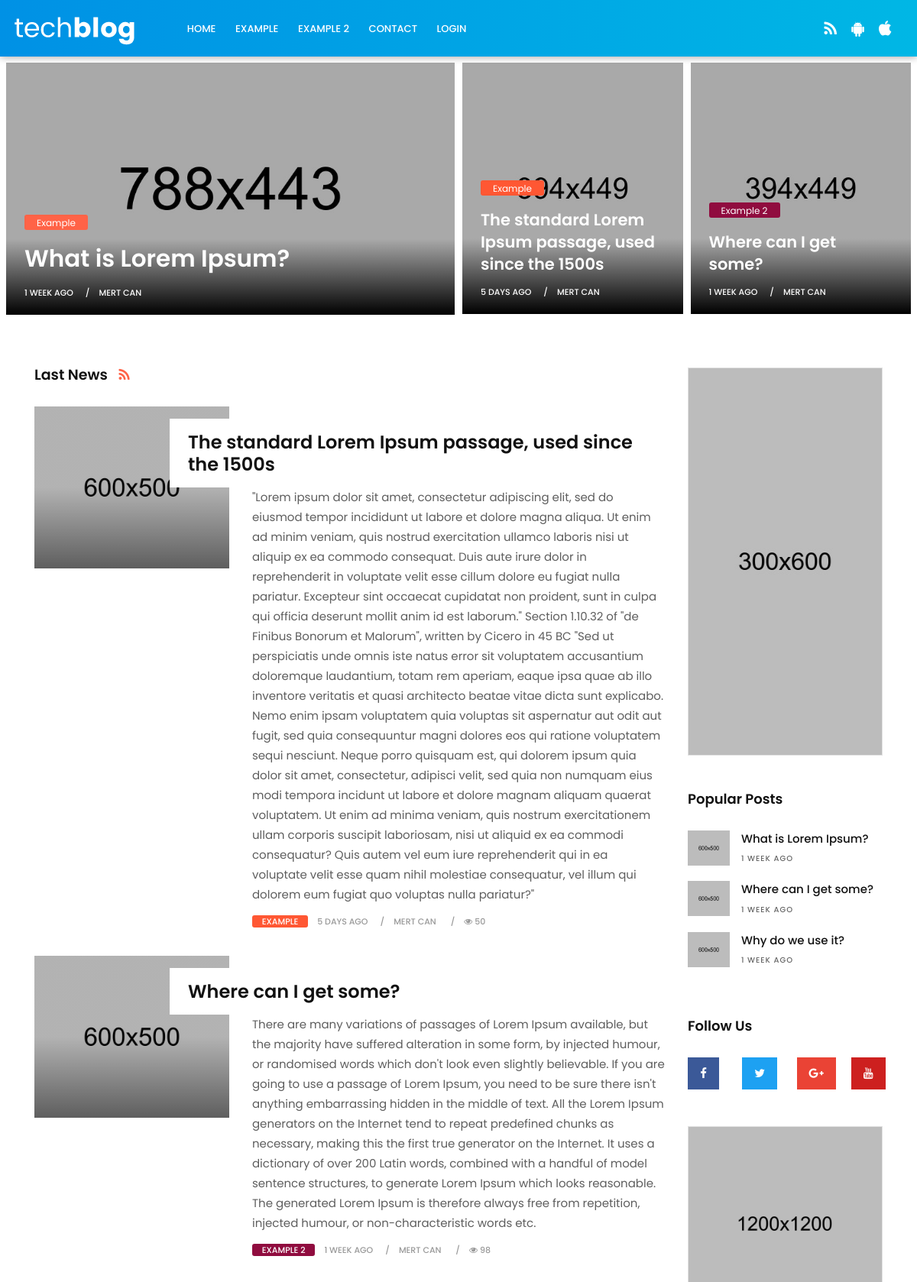
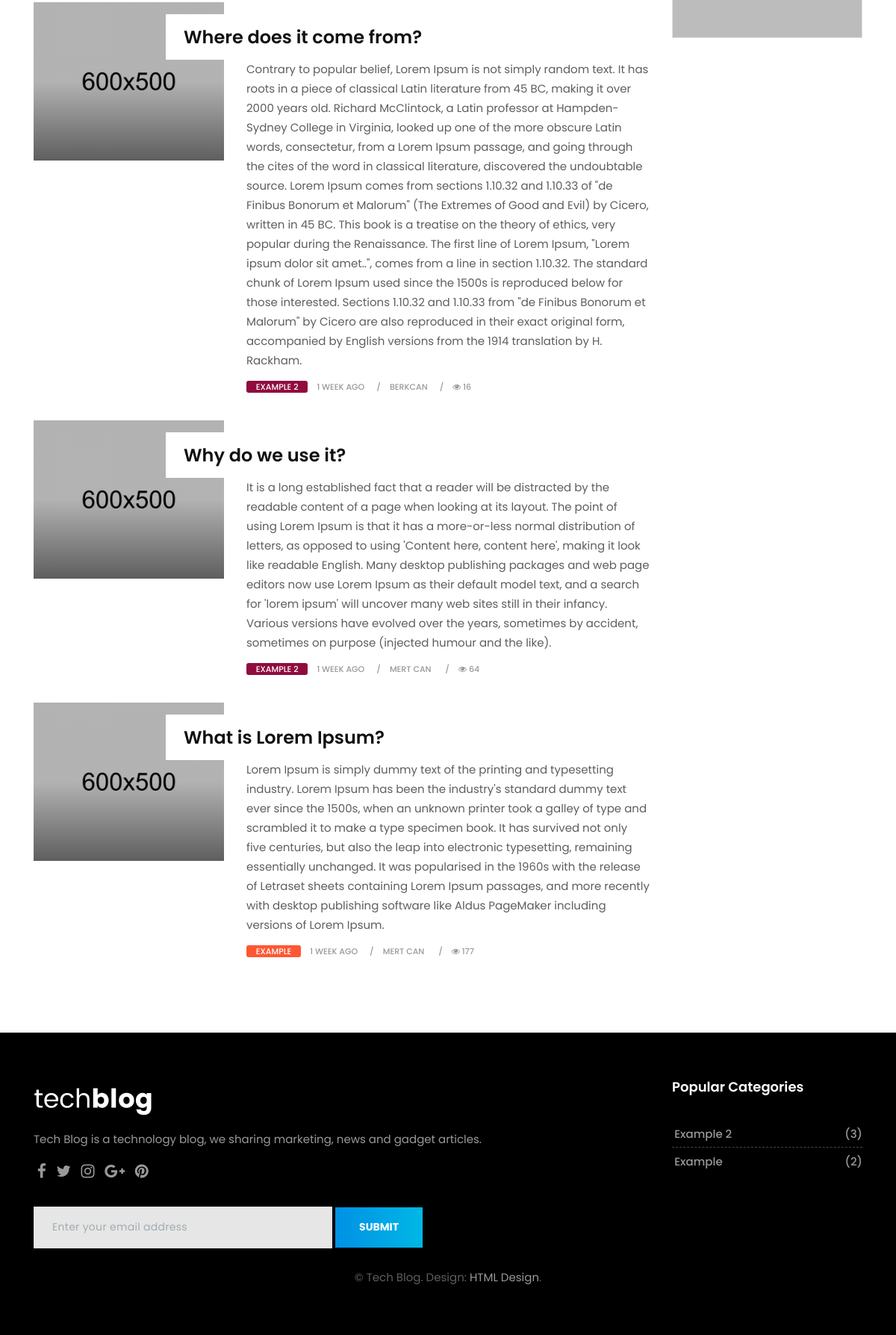
The page / on the database its author committed (2 pictures, top to bottom).
### tables this page shows
CREATE TABLE IF NOT EXISTS `category` (
  `CategoryId` int(11) NOT NULL AUTO_INCREMENT,
  `CategoryName` varchar(128) NOT NULL,
  `CategoryColor` varchar(128) NOT NULL,
  PRIMARY KEY (`CategoryId`)
);

CREATE TABLE IF NOT EXISTS `blog` (
  `BlogId` int(11) NOT NULL AUTO_INCREMENT,
  `BlogTitle` varchar(256) NOT NULL,
  `BlogDescription` longtext NOT NULL,
  `BlogCreatedTime` datetime NOT NULL,
  `BlogImagePath` varchar(256) NOT NULL,
  `CategoryId` int(11) NOT NULL,
  `CreatorId` int(11) NOT NULL,
  `ViewCount` int(11) NOT NULL DEFAULT '0',
  PRIMARY KEY (`BlogId`)
);

CREATE TABLE IF NOT EXISTS `creator` (
  `CreatorId` int(11) NOT NULL AUTO_INCREMENT,
  `CreatorName` varchar(128) NOT NULL,
  `CreatorDescription` varchar(256) NOT NULL,
  PRIMARY KEY (`CreatorId`)
);

### functions.php (called while the page is built, shortened)
<?php
function time_elapsed_string($datetime, $full = false)
{
    $now = new DateTime;
    $ago = new DateTime($datetime);
    $diff = $now->diff($ago);
    $diff->w = floor($diff->d / 7);
    $diff->d -= $diff->w * 7;
    $string = array(
        'y' => 'year',
        'm' => 'month',
        'w' => 'week',
        'd' => 'day',
        'h' => 'hour',
        'i' => 'minute',
        's' => 'second',
    );
    foreach ($string as $k => &$v) {
        if ($diff->$k) {
            $v = $diff->$k . ' ' . $v . ($diff->$k > 1 ? 's' : '');
        } else {
            unset($string[$k]);
        }
    }
    if (!$full) $string = array_slice($string, 0, 1);
    return $string ? implode(', ', $string) . ' ago' : 'just now';
}

### public/index.php (the view, shortened to what this page needs)
<?php
    require_once("../database.php");
    require_once("../functions.php");
    $statement = $pdo->prepare("SELECT * FROM blog
                                INNER JOIN category
                                on blog.CategoryId = category.CategoryId
                                INNER JOIN creator
                                on blog.CreatorId = creator.CreatorId
                                ORDER BY blog.BlogId DESC LIMIT 10");
    $statement->execute();
    $blogs = $statement->fetchAll(PDO::FETCH_ASSOC);
    $statement = $pdo->prepare("SELECT * FROM blog
                                INNER JOIN category
                                on blog.CategoryId = category.CategoryId
                                INNER JOIN creator
                                on blog.CreatorId = creator.CreatorId
                                ORDER BY rand() DESC LIMIT 3");
    $statement->execute();
    $randomBlog = $statement->fetchAll(PDO::FETCH_ASSOC);
?>
        <?php include_once "../views/partials/header.php"; ?>
        <section class="section first-section">
            <div class="container-fluid">
                <div class="masonry-blog clearfix">
                    <div class="first-slot">
                        <div class="masonry-box post-media">
                             <img src="/assets/upload/tech_01.jpg" alt="" class="img-fluid">
                             <div class="shadoweffect">
                                <div class="shadow-desc">
                                    <div class="blog-meta">
                                        <span class="bg-orange"><a href="/category/index.php?id=<?php echo $randomBlog[0]["CategoryId"]; ?>"><?php echo $randomBlog[0]["CategoryName"]; ?></a></span>
                                        <h4><a href="/detail.php?id=<?php echo $randomBlog[0]["BlogId"]; ?>"><?php echo $randomBlog[0]["BlogTitle"]; ?></a></h4>
                                        <small><a href="/detail.php?id=<?php echo $randomBlog[0]["BlogId"]; ?>"><?php echo time_elapsed_string($randomBlog[0]["BlogCreatedTime"]); ?></a></small>
                                        <small><a a href="/author.php?id=<?php echo $randomBlog[0]["CreatorId"]; ?>"><?php echo $randomBlog[0]["CreatorName"]; ?></a></small>
                                    </div>
                                </div>
                            </div>
                        </div>
                    </div>
                    <?php for($i=1;$i<count($randomBlog);$i++): ?>
                    <div class="second-slot">
                        <div class="masonry-box post-media">
                             <img src="/assets/upload/tech_02.jpg" alt="" class="img-fluid">
                             <div class="shadoweffect">
                                <div class="shadow-desc">
                                    <div class="blog-meta">
                                        <span class="bg-orange"  style="background-color: <?php echo $randomBlog[$i]["CategoryColor"];?> !important;"><a href="/category/index.php?id=<?php echo $randomBlog[$i]["CategoryId"]; ?>"><?php echo $randomBlog[$i]["CategoryName"]; ?></a></span>
                                        <h4><a href="/detail.php?id=<?php echo $randomBlog[$i]["BlogId"]; ?>"><?php echo $randomBlog[$i]["BlogTitle"]; ?></a></h4>
                                        <small><a href="/detail.php?id=<?php echo $randomBlog[$i]["BlogId"]; ?>"><?php echo time_elapsed_string($randomBlog[$i]["BlogCreatedTime"]); ?></a></small>
                                        <small><a href="/author.php?id=<?php echo $randomBlog[$i]["CreatorId"]; ?>"><?php echo $randomBlog[$i]["CreatorName"]; ?></a></small>
                                    </div>
                                </div>
                             </div>
                        </div>
                    </div>
                    <?php endfor; ?>
                </div>
            </div>
        </section>
        <section class="section">
            <div class="container">
                <div class="row">
                    <div class="col-lg-9 col-md-12 col-sm-12 col-xs-12">
                        <div class="page-wrapper">
                            <div class="blog-top clearfix">
                                <h4 class="pull-left">Last News <a href="#"><i class="fa fa-rss"></i></a></h4>
                            </div>
                            <div class="blog-list clearfix">
                                <?php foreach($blogs as $i=>$blog):?>
                                <div class="blog-box row">
                                    <div class="col-md-4">
                                        <div class="post-media">
                                            <a href="tech-single.html">
                                                <img src="/assets/upload/tech_blog_01.jpg" alt="" class="img-fluid">
                                                <div class="hovereffect"></div>
                                            </a>
                                        </div>
                                    </div>
                                    <div class="blog-meta big-meta col-md-8">
                                        <h4><a href="/detail.php?id=<?php echo $blog["BlogId"]; ?>"><?php echo $blog["BlogTitle"]; ?></a></h4>
                                        <p><?php echo $blog["BlogDescription"]; ?></p>
                                        <small class="firstsmall"><a class="bg-orange" style="background-color: <?php echo $blog["CategoryColor"];?> !important;" href="/category/index.php?id=<?php echo $blog["CategoryId"]; ?>"><?php echo $blog["CategoryName"]; ?></a></small>
                                        <small><a href="/detail.php?id=<?php echo $blog["BlogId"]; ?>"><?php echo time_elapsed_string($blog["BlogCreatedTime"]); ?></a></small>
                                        <small><a href="/author.php?id=<?php echo $blog["CreatorId"]; ?>"><?php echo $blog["CreatorName"]; ?></a></small>
                                        <small><a href="/detail.php?id=<?php echo $blog["BlogId"]; ?>"><i class="fa fa-eye"></i> <?php echo $blog["ViewCount"]; ?></a></small>
                                    </div>
                                </div>
                                <?php endforeach; ?>
                            </div>
                        </div>
                    </div>
                    <?php include_once "../views/partials/section-right.php" ?>
                </div>
        <?php include_once "../views/partials/footer.php" ?>

### views/partials/header.php (shortened to what this page needs)
<?php
    require ROOT . '../../database.php';
    $statement = $pdo->prepare('SELECT * FROM category');
    $statement->execute();
    $categories = $statement->fetchAll(PDO::FETCH_ASSOC);
?>
<!DOCTYPE html>
<html lang="en">
    <link href="/assets/css/bootstrap.css" rel="stylesheet">
    <link href="/assets/css/font-awesome.min.css" rel="stylesheet">
    <link href="/assets/css/style.css" rel="stylesheet">
    <link href="/assets/css/responsive.css" rel="stylesheet">
    <link href="/assets/css/colors.css" rel="stylesheet">
    <link href="/assets/css/version/tech.css" rel="stylesheet">
</head>
<body>
    <div id="wrapper">
        <header class="tech-header header">
            <div class="container-fluid">
                <nav class="navbar navbar-toggleable-md navbar-inverse fixed-top bg-inverse">
                    <a class="navbar-brand" href="/index.php"><img src="/assets/images/version/tech-logo.png" alt=""></a>
                    <div class="collapse navbar-collapse" id="navbarCollapse">
                        <ul class="navbar-nav mr-auto">
                            <li class="nav-item">
                                <a class="nav-link" href="/index.php">Home</a>
                            </li>
                            <?php
                                foreach($categories as $i=> $category):
                            ?>
                            <li class="nav-item">
                                <a class="nav-link" href="/category/index.php?id=<?php echo $category["CategoryId"]; ?>"><?php echo $category['CategoryName']?></a>
                            </li>
                            <?php endforeach ?>
                            <li class="nav-item">
                                <a class="nav-link" href="/contact.php">Contact</a>
                            </li>
                            <?php if(isset($_SESSION['fullName'])==""): ?>
                            <li class="nav-item">
                                <a class="nav-link" href="/auth/login.php">Login</a>
                            </li>
                            <?php endif; ?>
                        </ul>
                        <ul class="navbar-nav mr-2">
                            <li class="nav-item">
                                <a class="nav-link" href="#"><i class="fa fa-rss"></i></a>
                            </li>
                            <li class="nav-item">
                                <a class="nav-link" href="#"><i class="fa fa-android"></i></a>
                            </li>
                            <li class="nav-item">
                                <a class="nav-link" href="#"><i class="fa fa-apple"></i></a>
                            </li>
                        </ul>
                    </div>
                </nav>
            </div>
        </header>

### views/partials/section-right.php
<?php
require_once ROOT . '../../database.php';
require_once ROOT . '../../functions.php';
$statement = $pdo->prepare("SELECT * FROM blog ORDER BY ViewCount DESC LIMIT 3");
$statement->execute();
$blogs = $statement->fetchAll(PDO::FETCH_ASSOC);
?>
<div class="col-lg-3 col-md-12 col-sm-12 col-xs-12">
    <div class="sidebar">
        <div class="widget">
            <div class="banner-spot clearfix">
                <div class="banner-img">
                    <img src="/assets/upload/banner_07.jpg" alt="" class="img-fluid">
                </div>
            </div>
        </div>
        <div class="widget">
            <h2 class="widget-title">Popular Posts</h2>
            <div class="blog-list-widget">
                <div class="list-group">
                    <?php foreach ($blogs as $i => $blog) : ?>
                        <a href="/detail.php?id=<?php echo $blog['BlogId']; ?>" class="list-group-item list-group-item-action flex-column align-items-start">
                            <div class="w-100 justify-content-between">
                                <img src="/assets/upload/tech_blog_08.jpg" alt="" class="img-fluid float-left">
                                <h5 class="mb-1"><?php echo $blog['BlogTitle']; ?></h5>
                                <small><?php echo time_elapsed_string($blog["BlogCreatedTime"]); ?></small>
                            </div>
                        </a>
                    <?php endforeach; ?>
                </div>
            </div>
        </div>
        <div class="widget">
            <h2 class="widget-title">Follow Us</h2>
            <div class="row text-center">
                <div class="col-lg-3 col-md-3 col-sm-3 col-xs-6">
                    <a href="#" class="social-button facebook-button">
                        <i class="fa fa-facebook"></i>
                    </a>
                </div>
                <div class="col-lg-3 col-md-3 col-sm-3 col-xs-6">
                    <a href="#" class="social-button twitter-button">
                        <i class="fa fa-twitter"></i>
                    </a>
                </div>
                <div class="col-lg-3 col-md-3 col-sm-3 col-xs-6">
                    <a href="#" class="social-button google-button">
                        <i class="fa fa-google-plus"></i>
                    </a>
                </div>
                <div class="col-lg-3 col-md-3 col-sm-3 col-xs-6">
                    <a href="#" class="social-button youtube-button">
                        <i class="fa fa-youtube"></i>
                    </a>
                </div>
            </div>
        </div>
        <div class="widget">
            <div class="banner-spot clearfix">
                <div class="banner-img">
                    <img src="/assets/upload/banner_03.jpg" alt="" class="img-fluid">
                </div>
            </div>
        </div>
    </div>
</div>
</div>
</div>
</section>

### rows shown on the page
category: CategoryName "EXAMPLE", CategoryName "Example"
category: CategoryName "EXAMPLE 2"
blog: BlogTitle "What is Lorem Ipsum?", BlogCreatedTime "1 WEEK AGO", BlogDescription "Lorem Ipsum is simply dummy text of the printing and typesetting industry. Lorem Ipsum has been the industry's standard dummy text ever since the 1500s, when an unknown printer took a galley of type and scrambled it to make a type specimen book. It has survived not only five centuries, but also the leap into electronic typesetting, remaining essentially unchanged. It was popularised in the 1960s with the release of Letraset sheets containing Lorem Ipsum passages, and more recently with desktop publishing software like Aldus PageMaker including versions of Lorem Ipsum.", CategoryId.CategoryName "EXAMPLE", CreatorId.CreatorName "MERT CAN", ViewCount "177"
creator: CreatorName "MERT CAN"
blog: CategoryId.CategoryName "Example", BlogTitle "The standard Lorem Ipsum passage, used since the 1500s", BlogCreatedTime "5 DAYS AGO", CreatorId.CreatorName "MERT CAN", BlogDescription "\"Lorem ipsum dolor sit amet, consectetur adipiscing elit, sed do eiusmod tempor incididunt ut labore et dolore magna aliqua. Ut enim ad minim veniam, quis nostrud exercitation ullamco laboris nisi ut aliquip ex ea commodo consequat. Duis aute irure dolor in reprehenderit in voluptate velit esse cillum dolore eu fugiat nulla pariatur. Excepteur sint occaecat cupidatat non proident, sunt in culpa qui officia deserunt mollit anim id est laborum.\" Section 1.10.32 of \"de Finibus Bonorum et Malorum\", written by Cicero in 45 BC \"Sed ut perspiciatis unde omnis iste natus error sit voluptatem accusantium doloremque laudantium, totam rem aperiam, eaque ipsa quae ab illo inventore veritatis et quasi…", CategoryId.CategoryName "EXAMPLE", ViewCount "50"
blog: CategoryId.CategoryName "Example 2", BlogTitle "Where can I get some?", BlogCreatedTime "1 WEEK AGO", CreatorId.CreatorName "MERT CAN", BlogDescription "There are many variations of passages of Lorem Ipsum available, but the majority have suffered alteration in some form, by injected humour, or randomised words which don't look even slightly believable. If you are going to use a passage of Lorem Ipsum, you need to be sure there isn't anything embarrassing hidden in the middle of text. All the Lorem Ipsum generators on the Internet tend to repeat predefined chunks as necessary, making this the first true generator on the Internet. It uses a dictionary of over 200 Latin words, combined with a handful of model sentence structures, to generate Lorem Ipsum which looks reasonable. The generated Lorem Ipsum is therefore always free from…", CategoryId.CategoryName "EXAMPLE 2", ViewCount "98"
blog: BlogTitle "Where does it come from?", BlogDescription "Contrary to popular belief, Lorem Ipsum is not simply random text. It has roots in a piece of classical Latin literature from 45 BC, making it over 2000 years old. Richard McClintock, a Latin professor at Hampden-Sydney College in Virginia, looked up one of the more obscure Latin words, consectetur, from a Lorem Ipsum passage, and going through the cites of the word in classical literature, discovered the undoubtable source. Lorem Ipsum comes from sections 1.10.32 and 1.10.33 of \"de Finibus Bonorum et Malorum\" (The Extremes of Good and Evil) by Cicero, written in 45 BC. This book is a treatise on the theory of ethics, very popular during the Renaissance. The first line of Lorem Ipsum,…", CategoryId.CategoryName "EXAMPLE 2", BlogCreatedTime "1 WEEK AGO", CreatorId.CreatorName "BERKCAN", ViewCount "16"
blog: BlogTitle "Why do we use it?", BlogDescription "It is a long established fact that a reader will be distracted by the readable content of a page when looking at its layout. The point of using Lorem Ipsum is that it has a more-or-less normal distribution of letters, as opposed to using 'Content here, content here', making it look like readable English. Many desktop publishing packages and web page editors now use Lorem Ipsum as their default model text, and a search for 'lorem ipsum' will uncover many web sites still in their infancy. Various versions have evolved over the years, sometimes by accident, sometimes on purpose (injected humour and the like).", CategoryId.CategoryName "EXAMPLE 2", BlogCreatedTime "1 WEEK AGO", CreatorId.CreatorName "MERT CAN", ViewCount "64"

### other values the page prints
$popularCategory["CategoryName"] "Example 2"
$popularCategory['BlogCount'] "3"
$popularCategory["CategoryName"] "Example"
$popularCategory['BlogCount'] "2"
